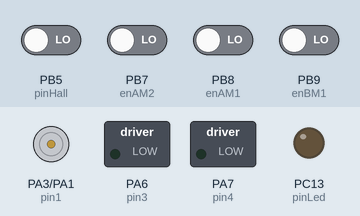
Recording of a sketch running on a simulated STM32 Blue Pill. Shown: motor-driver pin pairs drawn as motors (green arrow = first pin HIGH = forward, orange = second pin HIGH = backward, longer = more drive), switched loads named in the sketch (green lamp = pin HIGH), output pins drawn as LEDs (lit = HIGH). Inputs (shaded band) come from the test bench; at power-on: PB5 (pinHall), PB7 (enAM2), PB8 (enAM1), PB9 (enBM1) LOW.

Above: at 2.2 s.
2.3 s: PB8 (enAM1) driven HIGH
Timing chart, 0 to 5.3 s (numbered marks = the images above; inputs shaded):
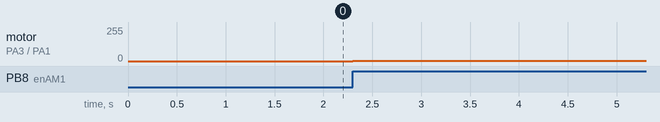

Measured:
- after the input at 2.3 s, motor on PA3 (pin1) / PA1 (pin2): stopped → forward 1/255 at once

The sketch:

STM32.ino
```cpp
#include <Wire.h>

// Definisikan pin-pin yang digunakan untuk motor steer dan drive
#define pin1 PA3
#define pin2 PA1
#define enAM1 PB8   // Encoder 1A
#define enBM1 PB9   // Encoder 1B

#define pin3 PA6
#define pin4 PA7
#define enAM2 PB7   // Encoder 2A
#define enBM2 PB6   // Encoder 2B

#define pinHall PB5 // Hall sensor steer
#define pinLed PC13

// Konstanta kontrol
const double Kp_steer = 1.175;
const double Kd_steer = 0.472;

const double Kp_drive = 0.09;
const double Ki_drive = 0.0905;
const double Kd_drive = 0.0059;

// Encoder dll
const double PPR_steer = 330;
const double GEAR_RATIO_steer = 2.285714;
const double PPR_drive = 200;
const double GEAR_RATIO_drive = 0.432;
const double SAMPLING_TIME = 100;

// I2C Wire2 di STM32
TwoWire Wire2(PB11, PB10); // SDA, SCL (cek wiring hardwaremu!)

// Alamat slave dan buffer data
#define SLAVE_ADDR 10           // GANTI ini untuk tiap modul: 10 / 11 / 12 / 13
#define DATA_SIZE 20
char receivedData[DATA_SIZE + 1];

// Waktu interval
unsigned long lastTimePID_steer = 0;
unsigned long lastTimePID_drive = 0;
unsigned long lastTimeI2C = 0;

// Variabel steer
volatile long encoderCount1 = 0;
double lastError_steer = 0;
short int degree = 0;

// Variabel drive
volatile long encoderCount2 = 0;
short int speed = 0;
double lastRPM = 0;
double eIntegral_drive = 0;

// ---------- Interrupt untuk Encoder Steer ----------
void EN_steer() {
  if (digitalRead(enBM1) == LOW) encoderCount1++;
  else encoderCount1--;
}

// ---------- Interrupt untuk Encoder Drive ----------
void EN_drive() {
  if (digitalRead(enBM2) == LOW) encoderCount2++;
  else encoderCount2--;
}

// ---------- Callback I2C terima data dari Master ----------
void receiveEvent(int dataSize) {
  int index = 0;
  while (Wire2.available()) {
    char receivedChar = Wire2.read();
    receivedData[index] = receivedChar;
    index++;
    if (index >= DATA_SIZE) break;
  }
  receivedData[index] = '\0';

  // Parse: "speed#degree"
  char *token = strtok(receivedData, "#");
  if (token != NULL) {
    speed = atoi(token);
    token = strtok(NULL, "#");
    if (token != NULL) {
      degree = atoi(token);
    }
  }
}

// ---------- PID Steering ----------
void TaskControlAngle(float setPoint) {
  static double PWM_L = 0, PWM_R = 0;
  int degreePerPulse = (setPoint / 360.0) * (PPR_steer * GEAR_RATIO_steer);
  double error = degreePerPulse - encoderCount1;
  double dError = error - lastError_steer;
  double pDOutput_steer = (Kp_steer * error) + (Kd_steer * dError);

  pDOutput_steer = constrain(pDOutput_steer, -255, 255);

  PWM_L = (pDOutput_steer >= 0) ? 0 : abs(pDOutput_steer);
  PWM_R = (pDOutput_steer >= 0) ? abs(pDOutput_steer) : 0;

  analogWrite(pin1, PWM_L);
  analogWrite(pin2, PWM_R);

  lastError_steer = error;
}

// ---------- PID Drive ----------
void TaskControlSpeed(short int setpoint) {
  static double PWM_L = 0, PWM_R = 0;
  static unsigned long lastTime = 0;
  unsigned long currentTime = millis();

  double rev = (double)encoderCount2 / (PPR_drive * GEAR_RATIO_drive);
  double currentRPM = (rev / ((currentTime - lastTime) / 1000.0)) * 60.0;
  encoderCount2 = 0;
  lastTime = currentTime;

  double error = setpoint - currentRPM;
  eIntegral_drive += error;
  double eDerivative_drive = currentRPM - lastRPM;
  double pidOutput_drive = (Kp_drive * error) + (Ki_drive * eIntegral_drive) + (Kd_drive * eDerivative_drive);

  pidOutput_drive = constrain(pidOutput_drive, -255, 255);

  if (setpoint != 0) {
    PWM_L = (pidOutput_drive >= 0) ? abs(pidOutput_drive) : 0;
    PWM_R = (pidOutput_drive >= 0) ? 0 : abs(pidOutput_drive);
  } else {
    PWM_L = 0;
    PWM_R = 0;
    pidOutput_drive = 0;
    eIntegral_drive = 0;
    lastRPM = 0;
  }

  analogWrite(pin3, PWM_L);
  analogWrite(pin4, PWM_R);

  lastRPM = currentRPM;
}

// ---------- Setup ----------
void setup() {
  Serial.begin(115200);
//Konfigurasi alamt slave fungsi terima data
  Wire2.begin(SLAVE_ADDR);
  Wire2.onReceive(receiveEvent);

  pinMode(pinLed, OUTPUT);
  digitalWrite(pinLed, HIGH);

  pinMode(pin1, OUTPUT);
  pinMode(pin2, OUTPUT);
  pinMode(enAM1, INPUT);
  pinMode(enBM1, INPUT);

  pinMode(pin3, OUTPUT);
  pinMode(pin4, OUTPUT);
  pinMode(enAM2, INPUT);
  pinMode(enBM2, INPUT);

  pinMode(pinHall, INPUT);

  attachInterrupt(digitalPinToInterrupt(enAM1), EN_steer, RISING);
  attachInterrupt(digitalPinToInterrupt(enAM2), EN_drive, RISING);

  // Homing motor steer
  while (digitalRead(pinHall) != LOW) {
    short int dirA = (degree >= 0) ? 0 : 30;
    short int dirB = (degree >= 0) ? 30 : 0;
    analogWrite(pin1, dirA);
    analogWrite(pin2, dirB);
  }
  degree = 0;
  digitalWrite(pinLed, LOW);
  analogWrite(pin1, 0);
  analogWrite(pin2, 0);
  delay(1000);

  encoderCount1 = 0;
  encoderCount2 = 0;
}

// ---------- Loop ----------
void loop() {
  unsigned long currentTime = millis();

  // (Jeda pembacaan I2C)
  if (currentTime - lastTimeI2C >= 100) {
    lastTimeI2C = currentTime;
    // Data speed/degree sudah terupdate otomatis via receiveEvent
  }

  // PID kontrol sudut steer
  if (currentTime - lastTimePID_steer >= 50) {
    TaskControlAngle(double(degree));
    lastTimePID_steer = currentTime;
  }

  // PID kontrol kecepatan drive
  if (currentTime - lastTimePID_drive >= SAMPLING_TIME) {
    TaskControlSpeed(speed);
    lastTimePID_drive = currentTime;
  }
}
```
